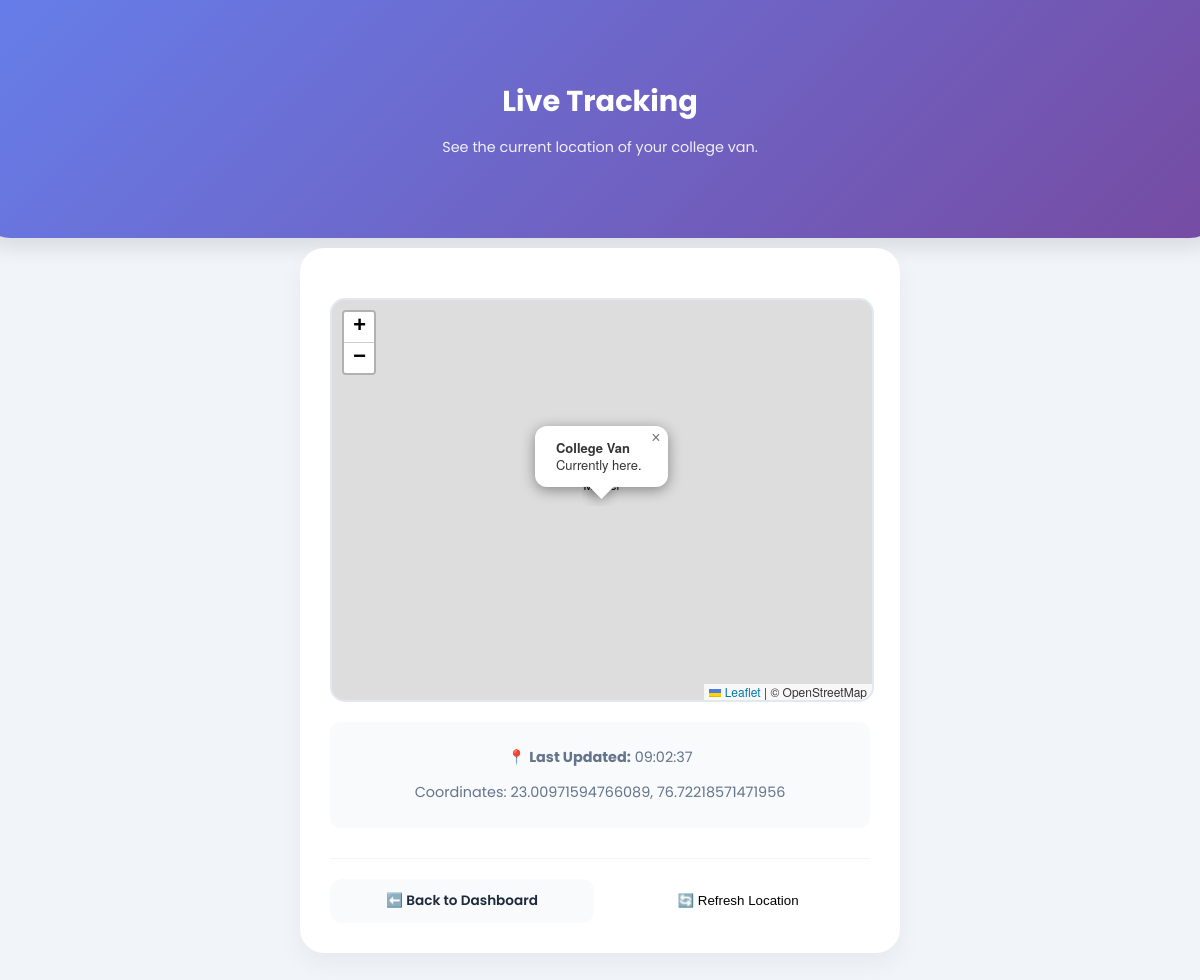
/track-van, run on the app's committed database.
### models.py (models this page shows)
class VanLocation(db.Model):
    __tablename__ = "van_location"
    id = db.Column(db.Integer, primary_key=True)
    latitude = db.Column(db.Float)
    longitude = db.Column(db.Float)
    timestamp = db.Column(db.DateTime, default=datetime.utcnow)
    van_id = db.Column(db.String(50), nullable=True)

### app.py (the view)
@app.route("/track-van")
def track_van():
    location = VanLocation.query.order_by(VanLocation.timestamp.desc()).first()
    if not location:
        return render_template("van_location.html", lat=21.2514, lng=81.6296, time=datetime.now())
    return render_template("van_location.html", lat=location.latitude, lng=location.longitude, time=location.timestamp)

### templates/van_location.html (shortened to what this page needs)
<!DOCTYPE html>
<html lang="en">
<head>
    <link rel="stylesheet" href="{{ url_for('static', filename='style.css') }}">
    <link rel="stylesheet" href="https://unpkg.com/leaflet@1.9.4/dist/leaflet.css" />
</head>
<body>
    <header class="hero mini-hero">
        <div class="container">
            <h1>Live Tracking</h1>
            <p>See the current location of your college van.</p>
        </div>
    </header>
    <main class="container main-content">
        <div class="card">
            <div id="map"></div>
            <div class="location-meta">
                <p>📍 <strong>Last Updated:</strong> {{ time.strftime('%H:%M:%S') }}</p>
                <p>Coordinates: {{ lat }}, {{ lng }}</p>
            </div>
            <nav class="quick-nav">
                <a href="{{ url_for('attendance_page') }}">⬅️ Back to Dashboard</a>
                <button onclick="location.reload()" class="btn-select" style="border:none; background:none; cursor:pointer;">🔄 Refresh Location</button>
            </nav>
        </div>
    </main>
    <link rel="stylesheet" href="{{ url_for('static', filename='style.css') }}">
</body>
</html>

### static/style.css (style rules this page uses)
:root { --primary-grad: linear-gradient(135deg, #667eea 0%, #764ba2 100%); --driver-grad: linear-gradient(135deg, #2c3e50 0%, #000000 100%); --bg-color: #f1f5f9; }
body { margin: 0; font-family: 'Poppins', sans-serif; background: var(--bg-color); display: flex; align-items: center; justify-content: center; min-height: 100vh; }
:root { --primary-grad: linear-gradient(135deg, #667eea 0%, #764ba2 100%); --bg-color: #f1f5f9; --card-bg: #ffffff; --text-main: #1e293b; --text-muted: #64748b; --success: #10b981; --warning: #f59e0b; --danger: #ef4444; }
body { margin: 0; font-family: 'Poppins', sans-serif; background: var(--bg-color); display: flex; flex-direction: column; align-items: center; min-height: 100vh; }
.container { width: 95%; max-width: 600px; margin: 40px auto; }
.hero { background: var(--primary-grad); color: white; padding: 40px 20px; border-radius: 0 0 30px 30px; width: 100%; text-align: center; box-shadow: 0 10px 20px rgba(0,0,0,0.1); }
.hero h1 { margin: 0; font-size: 1.8rem; }
.hero p { opacity: 0.9; font-size: 0.9rem; }
.card { background: var(--card-bg); padding: 30px; border-radius: 24px; box-shadow: 0 10px 25px rgba(0,0,0,0.05); margin-top: -30px; text-align: center; }
.quick-nav { display: grid; grid-template-columns: 1fr 1fr; gap: 12px; margin-top: 30px; padding-top: 20px; border-top: 1.5px solid #f1f5f9; }
.quick-nav a { background: #f8fafc; color: var(--text-main); padding: 12px; border-radius: 12px; text-decoration: none; font-size: 0.85rem; font-weight: 600; transition: 0.2s; }

### templates/van_location.html (style rules this page uses)
#map { height: 400px; width: 100%; border-radius: 15px; margin: 20px 0; border: 2px solid #e2e8f0; }
.location-meta { text-align: center; padding: 10px; background: #f8fafc; border-radius: 10px; font-size: 0.9rem; color: #64748b; }

### data on the page
VanLocation: strftime "09:02:37", latitude "23.00971594766089", longitude "76.72218571471956"
